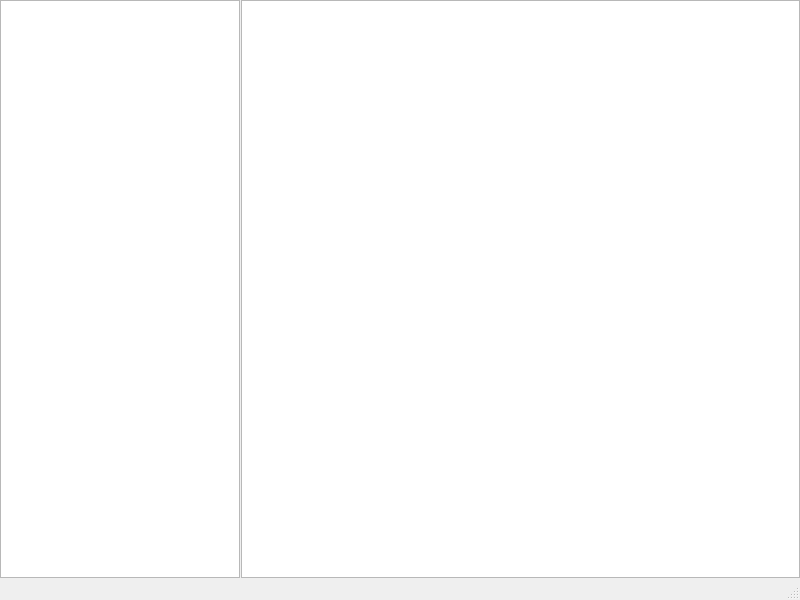
<?xml version="1.0" encoding="UTF-8"?>
<ui version="4.0">
 <class>MainWindow</class>
 <widget class="QMainWindow" name="MainWindow">
  <property name="geometry">
   <rect>
    <x>0</x>
    <y>0</y>
    <width>800</width>
    <height>600</height>
   </rect>
  </property>
  <property name="windowTitle">
   <string/>
  </property>
  <widget class="QWidget" name="centralwidget">
   <property name="enabled">
    <bool>true</bool>
   </property>
   <property name="sizePolicy">
    <sizepolicy hsizetype="Expanding" vsizetype="Expanding">
     <horstretch>0</horstretch>
     <verstretch>0</verstretch>
    </sizepolicy>
   </property>
   <layout class="QHBoxLayout" name="horizontalLayout_2">
    <property name="spacing">
     <number>0</number>
    </property>
    <property name="leftMargin">
     <number>0</number>
    </property>
    <property name="topMargin">
     <number>0</number>
    </property>
    <property name="rightMargin">
     <number>0</number>
    </property>
    <property name="bottomMargin">
     <number>0</number>
    </property>
    <item>
     <layout class="QHBoxLayout" name="horizontalLayout" stretch="3,7">
      <property name="spacing">
       <number>1</number>
      </property>
      <item>
       <widget class="QTreeView" name="explorer_treeView">
        <property name="sizePolicy">
         <sizepolicy hsizetype="Expanding" vsizetype="Expanding">
          <horstretch>0</horstretch>
          <verstretch>0</verstretch>
         </sizepolicy>
        </property>
        <property name="sizeAdjustPolicy">
         <enum>QAbstractScrollArea::AdjustToContents</enum>
        </property>
        <property name="horizontalScrollMode">
         <enum>QAbstractItemView::ScrollPerItem</enum>
        </property>
       </widget>
      </item>
      <item>
       <widget class="QTextEdit" name="textEdit">
        <property name="sizePolicy">
         <sizepolicy hsizetype="Expanding" vsizetype="Expanding">
          <horstretch>0</horstretch>
          <verstretch>0</verstretch>
         </sizepolicy>
        </property>
       </widget>
      </item>
     </layout>
    </item>
   </layout>
  </widget>
  <widget class="QMenuBar" name="menubar">
   <property name="enabled">
    <bool>true</bool>
   </property>
   <property name="geometry">
    <rect>
     <x>0</x>
     <y>0</y>
     <width>800</width>
     <height>22</height>
    </rect>
   </property>
   <property name="defaultUp">
    <bool>false</bool>
   </property>
  </widget>
  <widget class="QStatusBar" name="statusbar"/>
 </widget>
 <resources/>
 <connections/>
</ui>
